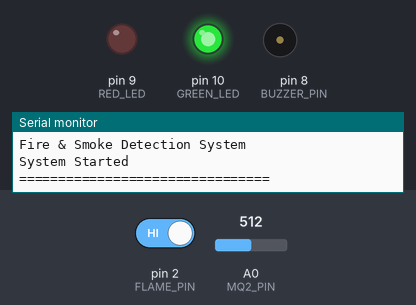
A sketch run on a simulated Arduino Mega 2560, built with avr-gcc and run on an emulated ATmega2560. Shown: output pins drawn as LEDs (lit = HIGH), buzzer (waves = sounding, pin HIGH), the last lines printed to the serial monitor. Inputs (shaded band) come from the test bench; at power-on: pin 2 (FLAME_PIN) HIGH, A0 (MQ2_PIN) = 512. The modem accepts every AT command (registered, SIM ready, sends succeed) and sends nothing else.

Above: at 0.1 s.
At 4.1 s:
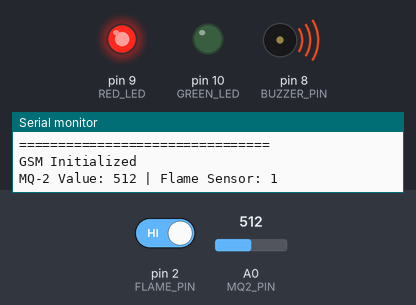
Timing chart, 0 to 5.6 s (numbered marks = the images above):
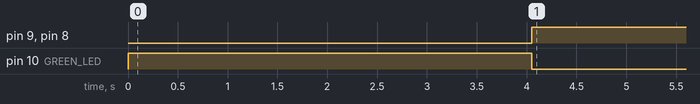

The sketch:

fire_smoke_detection.ino
```cpp
/*
  IoT-Based Fire and Smoke Detection System

  Hardware:
  - Arduino UNO / UNO R4 WiFi
  - MQ-2 Smoke/Gas Sensor
  - IR Flame Sensor
  - Buzzer
  - Red LED
  - Green LED
  - GSM Module (SIM800L/SIM900)

  Working:
  MQ-2 and flame sensors continuously monitor the environment.
  If smoke/gas or flame is detected:
      1. Buzzer is activated
      2. Red LED turns ON
      3. GSM module sends an SMS alert

  Otherwise:
      Green LED remains ON and monitoring continues.
*/

// ---------------- PIN DEFINITIONS ----------------

const int MQ2_PIN = A0;
const int FLAME_PIN = 2;

const int BUZZER_PIN = 8;
const int RED_LED = 9;
const int GREEN_LED = 10;

// Smoke threshold
// Adjust this value after calibrating your MQ-2 sensor.
const int SMOKE_THRESHOLD = 400;

// Change this to the mobile number that should receive SMS
const char PHONE_NUMBER[] = "+91XXXXXXXXXX";

// Prevent sending SMS continuously
bool alertSent = false;


// ---------------- SETUP ----------------

void setup() {

  Serial.begin(9600);

  // GSM communication
  Serial1.begin(9600);

  pinMode(FLAME_PIN, INPUT);
  pinMode(BUZZER_PIN, OUTPUT);
  pinMode(RED_LED, OUTPUT);
  pinMode(GREEN_LED, OUTPUT);

  digitalWrite(BUZZER_PIN, LOW);
  digitalWrite(RED_LED, LOW);
  digitalWrite(GREEN_LED, HIGH);

  Serial.println("================================");
  Serial.println("Fire & Smoke Detection System");
  Serial.println("System Started");
  Serial.println("================================");

  delay(2000);

  // Initialize GSM
  Serial1.println("AT");
  delay(1000);

  Serial1.println("AT+CMGF=1");
  delay(1000);

  Serial.println("GSM Initialized");
}


// ---------------- MAIN LOOP ----------------

void loop() {

  // Read sensor values
  int smokeValue = analogRead(MQ2_PIN);
  int flameValue = digitalRead(FLAME_PIN);

  Serial.print("MQ-2 Value: ");
  Serial.print(smokeValue);

  Serial.print(" | Flame Sensor: ");
  Serial.println(flameValue);


  // ------------------------------------------------
  // FIRE / SMOKE DETECTION
  // ------------------------------------------------

  // Many flame sensor modules give LOW when flame
  // is detected. Change LOW to HIGH if your module
  // works in the opposite way.

  bool smokeDetected = smokeValue > SMOKE_THRESHOLD;
  bool flameDetected = (flameValue == LOW);

  if (smokeDetected || flameDetected) {

    // Activate local alarm
    digitalWrite(BUZZER_PIN, HIGH);
    digitalWrite(RED_LED, HIGH);
    digitalWrite(GREEN_LED, LOW);

    Serial.println("!!! WARNING !!!");

    if (smokeDetected) {
      Serial.println("Smoke/Gas Detected!");
    }

    if (flameDetected) {
      Serial.println("Flame Detected!");
    }


    // Send SMS only once for this event
    if (!alertSent) {

      sendSMS();

      alertSent = true;
    }

  }

  // ------------------------------------------------
  // SAFE CONDITION
  // ------------------------------------------------

  else {

    digitalWrite(BUZZER_PIN, LOW);
    digitalWrite(RED_LED, LOW);
    digitalWrite(GREEN_LED, HIGH);

    Serial.println("Environment Safe");

    // Allow another SMS if a new emergency occurs
    alertSent = false;
  }


  Serial.println("--------------------------------");

  delay(1000);
}


// ---------------- GSM SMS FUNCTION ----------------

void sendSMS() {

  Serial.println("Sending SMS Alert...");

  // Set SMS text mode
  Serial1.println("AT+CMGF=1");
  delay(1000);

  // Select recipient
  Serial1.print("AT+CMGS=\"");
  Serial1.print(PHONE_NUMBER);
  Serial1.println("\"");

  delay(1000);

  // SMS content
  Serial1.println("FIRE EMERGENCY! Smoke or flame detected. Please check the location immediately.");

  delay(500);

  // CTRL+Z to send SMS
  Serial1.write(26);

  delay(5000);

  Serial.println("SMS Alert Sent.");
}
```

Measured:
- by itself, pin 9 (RED_LED), pin 8 (BUZZER_PIN): LOW → HIGH at 4.1 s
- by itself, pin 10 (GREEN_LED): HIGH → LOW at 4.1 s
